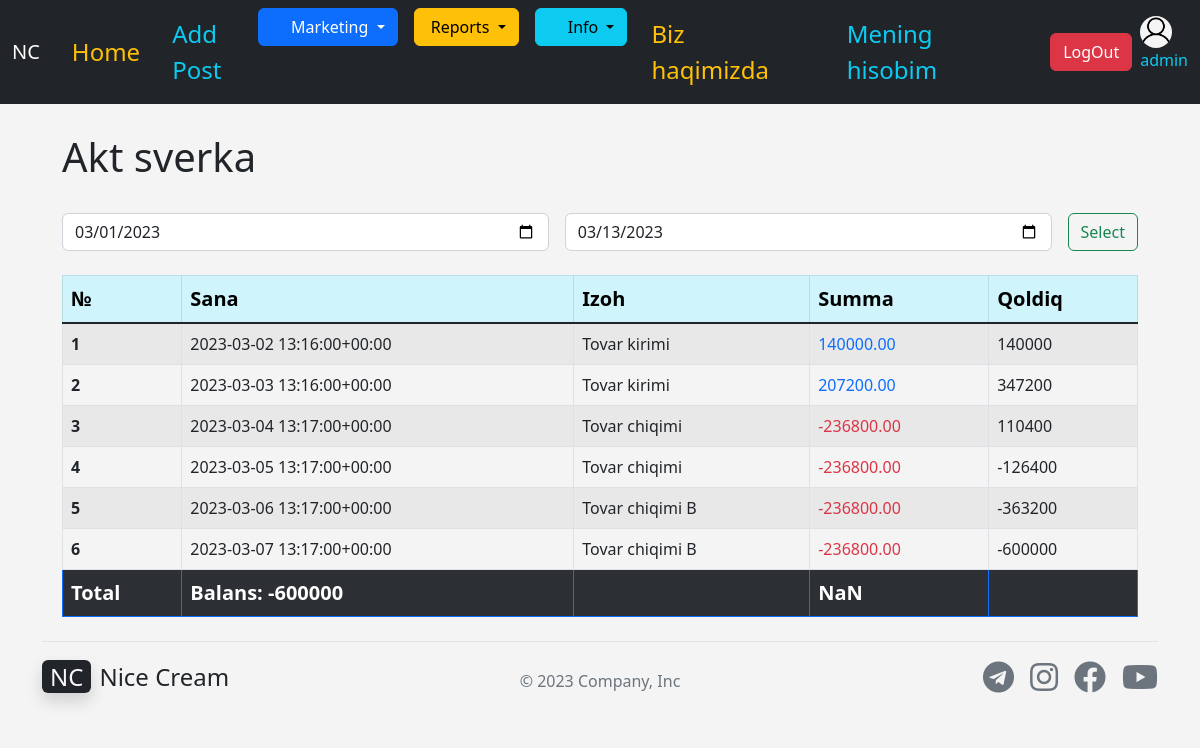
/accounts/my_act_sverka/ (signed in), run on the app's committed database.
### apps/accounts/models.py (models this page shows, shortened)
class User(AbstractUser):
    USER_TYPE_CHOICES = (
        ('PR', 'Provider'),
        ('CL', 'Client'),
    )
    username = models.CharField(max_length=255,unique=True,)
    first_name = models.CharField(max_length=255, blank=True, null=True)
    last_name = models.CharField(max_length=255, blank=True, null=True)
    phone = models.CharField(max_length=50, blank=True, null=True)
    email = models.EmailField(verbose_name='email address', blank=True, max_length=255, null=True)
    activated_date = models.DateTimeField(blank=True, null=True)
    balance = models.IntegerField(default=0)
    image = models.ImageField(default='user4.png',upload_to='images/', blank=True, null=True)
    address = models.CharField(max_length=255, blank=True, null=True)
    is_active = models.BooleanField(default=True)
    is_staff = models.BooleanField(default=False)
    is_superuser = models.BooleanField(default=False)
    user_type = models.CharField(max_length=50,choices=USER_TYPE_CHOICES, default='PR')

### apps/cashes/models.py (models this page shows, shortened)
class Transaction(models.Model):
    trans_id = models.UUIDField(default=uuid.uuid4, unique=True, primary_key=True)
    event_id = models.CharField(max_length=50, blank=True, null=True)
    trans_date = models.CharField(max_length=255, blank=True, null=True)
    provider = models.ForeignKey(User, related_name='transactions_as_provider', on_delete=models.PROTECT, blank=True, null=True, limit_choices_to ={'user_type':'PR'})
    client = models.ForeignKey(User, related_name='transactions_as_client', on_delete=models.PROTECT, blank=True, null=True, limit_choices_to ={'user_type':'CL'})
    cash = models.ForeignKey(Cash, related_name='transactions_as_cash', on_delete=models.PROTECT, blank=True, null=True)
    cash_summa = models.DecimalField(default=0.0, max_digits=16, decimal_places=2)
    summa = models.DecimalField('TransSumma', default=0.0, max_digits=16, decimal_places=2)
    ssumma = models.DecimalField('TransSSumma', default=0.0, max_digits=16, decimal_places=2, blank=True, null=True)
    comment = models.TextField(blank=True, null=True)
    profit = models.DecimalField(default=0.0, max_digits=16, decimal_places=2)
    sprofit = models.DecimalField(default=0.0, max_digits=16, decimal_places=2)
    class Meta:
        ordering = ['-trans_date']

### apps/accounts/views.py (the view)
# urls.py: path('my_act_sverka/', views.my_act_sverka, name='my_act_sverka'),
def my_act_sverka(request):
        me = request.user.id
        balance = User.objects.get(id = me)
        pr_id = User.objects.filter(user_type = 'PR').values_list('id', flat=True)
        today = datetime.date.today()
        todate = today + datetime.timedelta(days=1)
        fromdate = today.replace(day=1)
        if me in pr_id:
            qs = Transaction.objects.filter(provider_id=me, trans_date__lte = todate, trans_date__gte = fromdate,).order_by('trans_date')
        if request.method == "POST":
            fromdate = request.POST['fromdate']
            todate = request.POST['todate']
            if me in pr_id:
                qs = Transaction.objects.filter(provider_id=me, trans_date__lte = todate, trans_date__gte = fromdate,).order_by('trans_date')
        return render(request, 'accounts/my_act_sverka.html', {
        'todate' : todate,
        'fromdate' : fromdate,
        'qs' : qs,
        'balance' : balance,
    })

### apps/accounts/templates/accounts/my_act_sverka.html (shortened to what this page needs)
{% extends 'base.html' %}
{% block content %}
<div class="container">
<br>
<h1>Akt sverka</h1> <br>
<form class="d-flex" action="" method="POST">
  <input type="date" class="form-control" name="fromdate" id="fromdate" value="{{ fromdate}}">
  <input type="date" class="form-control ms-3" name="todate" id="todate" value="{{ todate }}">
  <button class="btn btn-outline-success ms-3" type="submit">Select</button>
</form>
<br>
<table id="table" class="table table-striped table-hover table-bordered">
    <thead class="table-info fs-5 fw-bold">
      <tr>
        <th scope="col">№</th>
        <th scope="col">Sana</th>
        <th scope="col">Izoh</th>
        <th scope="col">Summa</th>
        <th scope="col">Qoldiq</th>
      </tr>
    </thead>
    <tbody class="table-group-divider">
      {% for q in qs %}
      <tr>
        <th scope="row">{{ forloop.counter }}</th>
        <td>{{ q.trans_date }}</td>
        <td>{{ q.comment }}</td>
        <td class="balans">{{ q.summa }}</td>
        <td class="qoldiq"></td>
      </tr>
      {% endfor %}
      <tr class="table-dark border-primary fs-5 fw-bold">
        <td>Total</td>
        <td>Balans: {{balance.balance}}</td>
        <td></td>
        <td id="total"></td>
        <td></td>
      </tr>
    </tbody>
  </table>
</div>
{% endblock content %}

### templates/navbar.html (shortened to what this page needs)
<nav class="navbar navbar-dark navbar-expand-lg bg-dark">
    <div class="container-fluid">
      <a class="navbar-brand" href="{% url 'home' %}">NC</a>
      <div class="collapse navbar-collapse" id="navbarSupportedContent">
        <a href="{% url 'home' %}" class="nav-link px-3 text-warning fs-4">Home</a>
        <ul class="navbar-nav me-auto mb-2 mb-lg-0">
          {% if user.is_superuser %}
          <a href="{% url 'post_new' %}" class="nav-link px-3 text-info fs-4">Add Post</a>
          <li class="nav-item dropdown">
            <button class="btn btn-primary dropdown-toggle" type="button" data-bs-toggle="dropdown" aria-expanded="false">
              <i class="far fa-cart-arrow-down"></i>  Marketing
          </button>
          </li>
          <li class="nav-item">
            <a class="nav-link" href="#"></a>
          </li>
          <li class="nav-item dropdown">
            <button class="btn btn-warning dropdown-toggle" type="button" data-bs-toggle="dropdown" aria-expanded="false">
                Reports
          </button>
          </li>
          <li class="nav-item">
            <a class="nav-link" href="#"></a>
          </li>
          <li class="nav-item dropdown">
            <button class="btn btn-info dropdown-toggle" type="button" data-bs-toggle="dropdown" aria-expanded="false">
              <i class="far fa-info-circle"></i>  Info
          </button>
          </li>
          {% endif %}
        </ul>
          <a href="{% url 'home' %}" class="nav-link px-4 text-warning fs-4">Biz haqimizda</a>
          {% if user.is_authenticated %}
              {% if user.user_type == 'PR' %}
                <a href="{% url 'my_act_sverka' %}" class="nav-link px-4 text-info fs-4">Mening hisobim</a>
              {% else %}
              <a href="{% url 'my_act_sverkaCL' %}" class="nav-link px-4 text-info fs-4">Mening hisobim</a>
              {% endif %}
          <a href="{% url 'logout' %}" class="btn btn-danger mt-2 mb-2 mx-2">LogOut</a>
          <div class="d-block">
              {% if user.image %}
              <img src="{{ user.image.url }}" alt="mdo" width="32" height="32" class="rounded-circle">
              {% endif %}
            <p class="text-info">{{ user.username }}</p>
          </div>
          {% else %}
          <a href="{% url 'login' %}" class="btn btn-outline-light me-2">Login</a>
          <a href="{% url 'register_user' %}" class="btn btn-warning">Sign-up</a>
          {% endif %}
      </div>
    </div>
  </nav>

### templates/base.html (style rules this page uses)
body { background: #f4f4f4; }

### data on the page
User: image (picture), username "admin", balance "-600000"
Transaction: trans_date "2023-03-02 13:16:00+00:00", comment "Tovar kirimi", summa "140000.00"
Transaction: trans_date "2023-03-03 13:16:00+00:00", comment "Tovar kirimi", summa "207200.00"
Transaction: trans_date "2023-03-04 13:17:00+00:00", comment "Tovar chiqimi", summa "-236800.00"
Transaction: trans_date "2023-03-05 13:17:00+00:00", comment "Tovar chiqimi", summa "-236800.00"
Transaction: trans_date "2023-03-06 13:17:00+00:00", comment "Tovar chiqimi B", summa "-236800.00"
Transaction: trans_date "2023-03-07 13:17:00+00:00", comment "Tovar chiqimi B", summa "-236800.00"
